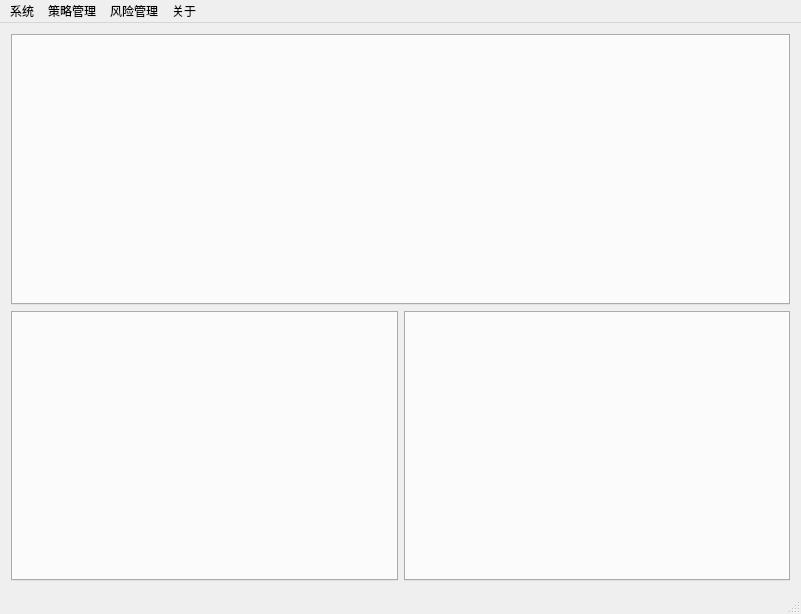
<?xml version="1.0" encoding="UTF-8"?>
<ui version="4.0">
 <class>TraderGUIClass</class>
 <widget class="QMainWindow" name="TraderGUIClass">
  <property name="geometry">
   <rect>
    <x>0</x>
    <y>0</y>
    <width>801</width>
    <height>614</height>
   </rect>
  </property>
  <property name="sizePolicy">
   <sizepolicy hsizetype="Minimum" vsizetype="Minimum">
    <horstretch>0</horstretch>
    <verstretch>0</verstretch>
   </sizepolicy>
  </property>
  <property name="windowTitle">
   <string>Trader</string>
  </property>
  <widget class="QWidget" name="centralWidget">
   <property name="sizePolicy">
    <sizepolicy hsizetype="Expanding" vsizetype="Expanding">
     <horstretch>0</horstretch>
     <verstretch>0</verstretch>
    </sizepolicy>
   </property>
   <layout class="QGridLayout" name="gridLayout">
    <item row="0" column="0">
     <layout class="QVBoxLayout" name="verticalLayout">
      <item>
       <widget class="QTabWidget" name="tabMarket">
        <property name="sizePolicy">
         <sizepolicy hsizetype="Expanding" vsizetype="Minimum">
          <horstretch>0</horstretch>
          <verstretch>0</verstretch>
         </sizepolicy>
        </property>
        <property name="currentIndex">
         <number>-1</number>
        </property>
       </widget>
      </item>
      <item>
       <layout class="QHBoxLayout" name="horizontalLayout">
        <item>
         <widget class="QTabWidget" name="tabLeft">
          <property name="sizePolicy">
           <sizepolicy hsizetype="Expanding" vsizetype="Preferred">
            <horstretch>0</horstretch>
            <verstretch>0</verstretch>
           </sizepolicy>
          </property>
          <property name="currentIndex">
           <number>-1</number>
          </property>
         </widget>
        </item>
        <item>
         <widget class="QTabWidget" name="tabRight">
          <property name="sizePolicy">
           <sizepolicy hsizetype="Expanding" vsizetype="Preferred">
            <horstretch>0</horstretch>
            <verstretch>0</verstretch>
           </sizepolicy>
          </property>
          <property name="currentIndex">
           <number>-1</number>
          </property>
         </widget>
        </item>
       </layout>
      </item>
     </layout>
    </item>
   </layout>
  </widget>
  <widget class="QMenuBar" name="menuBar">
   <property name="geometry">
    <rect>
     <x>0</x>
     <y>0</y>
     <width>801</width>
     <height>23</height>
    </rect>
   </property>
   <widget class="QMenu" name="menuGateway">
    <property name="title">
     <string>系统</string>
    </property>
    <widget class="QMenu" name="menuCTP">
     <property name="title">
      <string>CTP</string>
     </property>
     <addaction name="ctpActionLogin"/>
     <addaction name="ctpActionLogout"/>
    </widget>
    <widget class="QMenu" name="menuLST">
     <property name="title">
      <string>LST</string>
     </property>
     <addaction name="actionLogin_2"/>
     <addaction name="actionLogout_2"/>
    </widget>
    <widget class="QMenu" name="menuIB">
     <property name="title">
      <string>IB</string>
     </property>
     <addaction name="actionLogin_3"/>
     <addaction name="actionLogout_3"/>
    </widget>
    <addaction name="separator"/>
    <addaction name="menuCTP"/>
    <addaction name="menuLST"/>
    <addaction name="menuIB"/>
    <addaction name="separator"/>
    <addaction name="actionQuit"/>
   </widget>
   <widget class="QMenu" name="menuStrategy">
    <property name="title">
     <string>策略管理</string>
    </property>
   </widget>
   <widget class="QMenu" name="menuRisk">
    <property name="title">
     <string>风险管理</string>
    </property>
   </widget>
   <widget class="QMenu" name="menuAbout">
    <property name="title">
     <string>关于</string>
    </property>
   </widget>
   <addaction name="menuGateway"/>
   <addaction name="menuStrategy"/>
   <addaction name="menuRisk"/>
   <addaction name="menuAbout"/>
  </widget>
  <widget class="QStatusBar" name="statusBar"/>
  <action name="ctpActionLogin">
   <property name="text">
    <string>login</string>
   </property>
  </action>
  <action name="ctpActionLogout">
   <property name="text">
    <string>logout</string>
   </property>
  </action>
  <action name="actionLogin_2">
   <property name="text">
    <string>login</string>
   </property>
  </action>
  <action name="actionLogout_2">
   <property name="text">
    <string>logout</string>
   </property>
  </action>
  <action name="actionLogin_3">
   <property name="text">
    <string>login</string>
   </property>
  </action>
  <action name="actionLogout_3">
   <property name="text">
    <string>logout</string>
   </property>
  </action>
  <action name="actionQuit">
   <property name="text">
    <string>Quit</string>
   </property>
  </action>
 </widget>
 <layoutdefault spacing="6" margin="11"/>
 <resources>
  <include location="TraderGUI.qrc"/>
 </resources>
 <connections/>
</ui>
